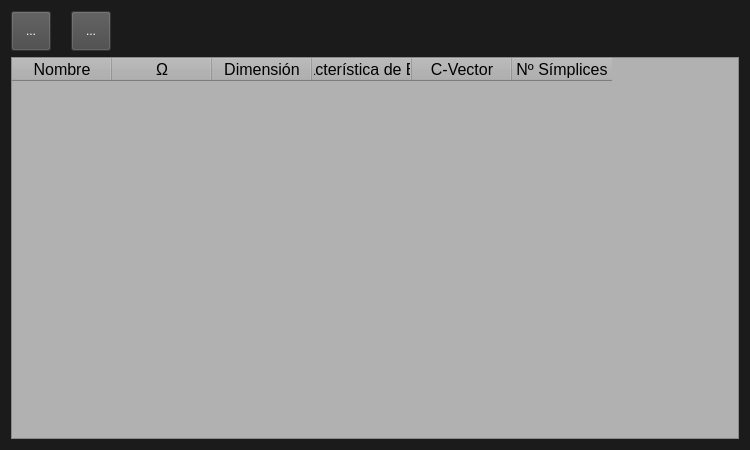
<?xml version="1.0" encoding="UTF-8"?>
<ui version="4.0">
 <class>Form</class>
 <widget class="QWidget" name="Form">
  <property name="geometry">
   <rect>
    <x>0</x>
    <y>0</y>
    <width>750</width>
    <height>450</height>
   </rect>
  </property>
  <property name="windowTitle">
   <string>Form</string>
  </property>
  <property name="styleSheet">
   <string notr="true">background-color: rgb(27, 27, 27);
color: rgb(255, 255, 255);</string>
  </property>
  <layout class="QGridLayout" name="gridLayout_2">
   <item row="0" column="0">
    <layout class="QGridLayout" name="gridLayout">
     <property name="horizontalSpacing">
      <number>20</number>
     </property>
     <item row="0" column="0">
      <widget class="QToolButton" name="toolButton_load">
       <property name="minimumSize">
        <size>
         <width>40</width>
         <height>40</height>
        </size>
       </property>
       <property name="styleSheet">
        <string notr="true">QToolButton{
color: rgb(255, 255, 255);
background-color: rgb(71, 71, 71);
}

QToolButton:hover{
	background-color: rgb(100, 100, 100);
}</string>
       </property>
       <property name="text">
        <string>...</string>
       </property>
       <property name="icon">
        <iconset resource="../Recursos/resources.qrc">
         <normaloff>:/images/load.ico</normaloff>:/images/load.ico</iconset>
       </property>
       <property name="iconSize">
        <size>
         <width>32</width>
         <height>32</height>
        </size>
       </property>
      </widget>
     </item>
     <item row="0" column="1">
      <widget class="QToolButton" name="toolButton_remove">
       <property name="minimumSize">
        <size>
         <width>40</width>
         <height>40</height>
        </size>
       </property>
       <property name="styleSheet">
        <string notr="true">QToolButton{
color: rgb(255, 255, 255);
background-color: rgb(71, 71, 71);
}

QToolButton:hover{
	background-color: rgb(100, 100, 100);
}</string>
       </property>
       <property name="text">
        <string>...</string>
       </property>
       <property name="icon">
        <iconset resource="../Recursos/resources.qrc">
         <normaloff>:/images/remove.ico</normaloff>:/images/remove.ico</iconset>
       </property>
       <property name="iconSize">
        <size>
         <width>32</width>
         <height>32</height>
        </size>
       </property>
      </widget>
     </item>
     <item row="0" column="2">
      <spacer name="horizontalSpacer">
       <property name="orientation">
        <enum>Qt::Horizontal</enum>
       </property>
       <property name="sizeHint" stdset="0">
        <size>
         <width>40</width>
         <height>20</height>
        </size>
       </property>
      </spacer>
     </item>
     <item row="1" column="0" colspan="3">
      <widget class="QTableWidget" name="tableSC">
       <property name="minimumSize">
        <size>
         <width>725</width>
         <height>300</height>
        </size>
       </property>
       <property name="font">
        <font>
         <pointsize>12</pointsize>
        </font>
       </property>
       <property name="styleSheet">
        <string notr="true">color: rgb(0, 0, 0);
background-color: rgb(177, 177, 177);</string>
       </property>
       <property name="sizeAdjustPolicy">
        <enum>QAbstractScrollArea::AdjustToContents</enum>
       </property>
       <property name="alternatingRowColors">
        <bool>true</bool>
       </property>
       <attribute name="horizontalHeaderCascadingSectionResizes">
        <bool>false</bool>
       </attribute>
       <attribute name="horizontalHeaderDefaultSectionSize">
        <number>100</number>
       </attribute>
       <attribute name="verticalHeaderCascadingSectionResizes">
        <bool>false</bool>
       </attribute>
       <column>
        <property name="text">
         <string>Nombre</string>
        </property>
        <property name="font">
         <font>
          <pointsize>12</pointsize>
         </font>
        </property>
        <property name="background">
         <color>
          <red>255</red>
          <green>255</green>
          <blue>255</blue>
         </color>
        </property>
       </column>
       <column>
        <property name="text">
         <string>Ω</string>
        </property>
        <property name="font">
         <font>
          <pointsize>12</pointsize>
         </font>
        </property>
       </column>
       <column>
        <property name="text">
         <string>Dimensión</string>
        </property>
        <property name="font">
         <font>
          <pointsize>12</pointsize>
         </font>
        </property>
       </column>
       <column>
        <property name="text">
         <string>Característica de Euler</string>
        </property>
        <property name="font">
         <font>
          <pointsize>12</pointsize>
         </font>
        </property>
       </column>
       <column>
        <property name="text">
         <string>C-Vector</string>
        </property>
        <property name="font">
         <font>
          <pointsize>12</pointsize>
         </font>
        </property>
       </column>
       <column>
        <property name="text">
         <string>Nº Símplices</string>
        </property>
        <property name="font">
         <font>
          <pointsize>12</pointsize>
         </font>
        </property>
       </column>
      </widget>
     </item>
    </layout>
   </item>
  </layout>
 </widget>
 <resources>
  <include location="../Recursos/resources.qrc"/>
 </resources>
 <connections/>
</ui>
